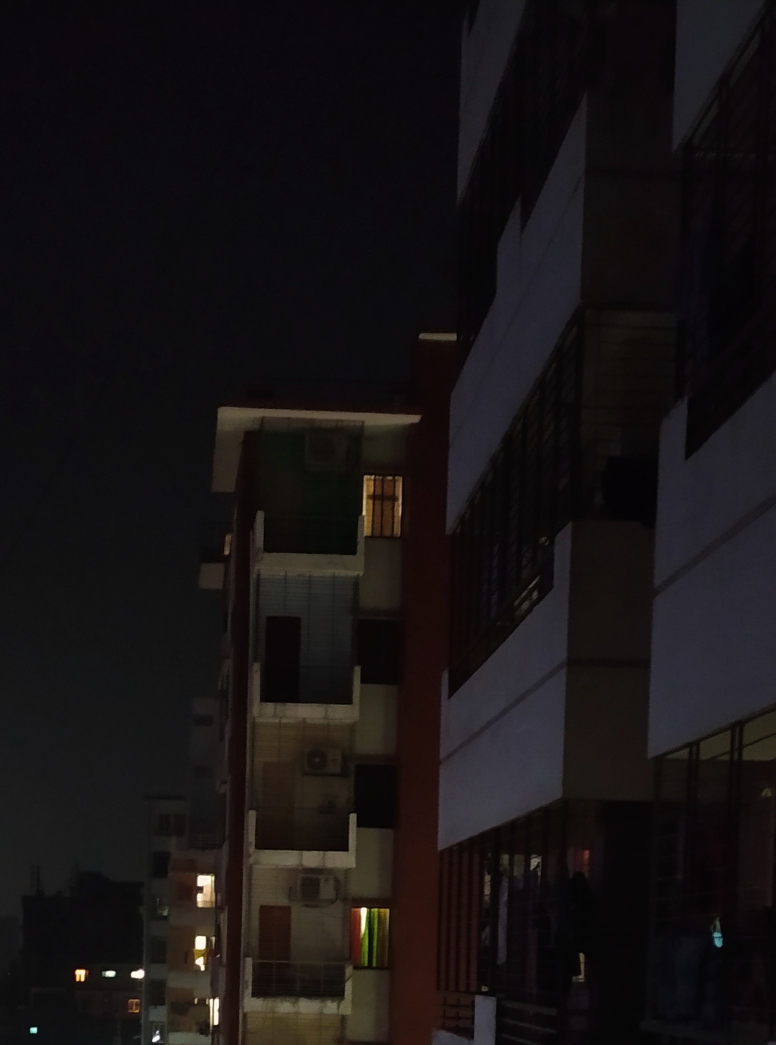
%> input picture MatLab Assignment/Image.jpg, 1551 x 2089 px (shown at 1/2 size)
$ octave Histogram_Code.m   (GNU Octave 9; MATLAB toolbox functions it lacks are replaced by stand-ins)
%> lines starting %> are read from the running program, lines starting %| are printed output that depends on the picture
clear all;
clear all;
clc;

I = imread("Image.jpg");
%> I is the input picture: size 2089x1551x3 uint8; mean R, G, B 23.1, 19.5, 20.3
img = rgb2gray(I);

eq_img = histeq(img);
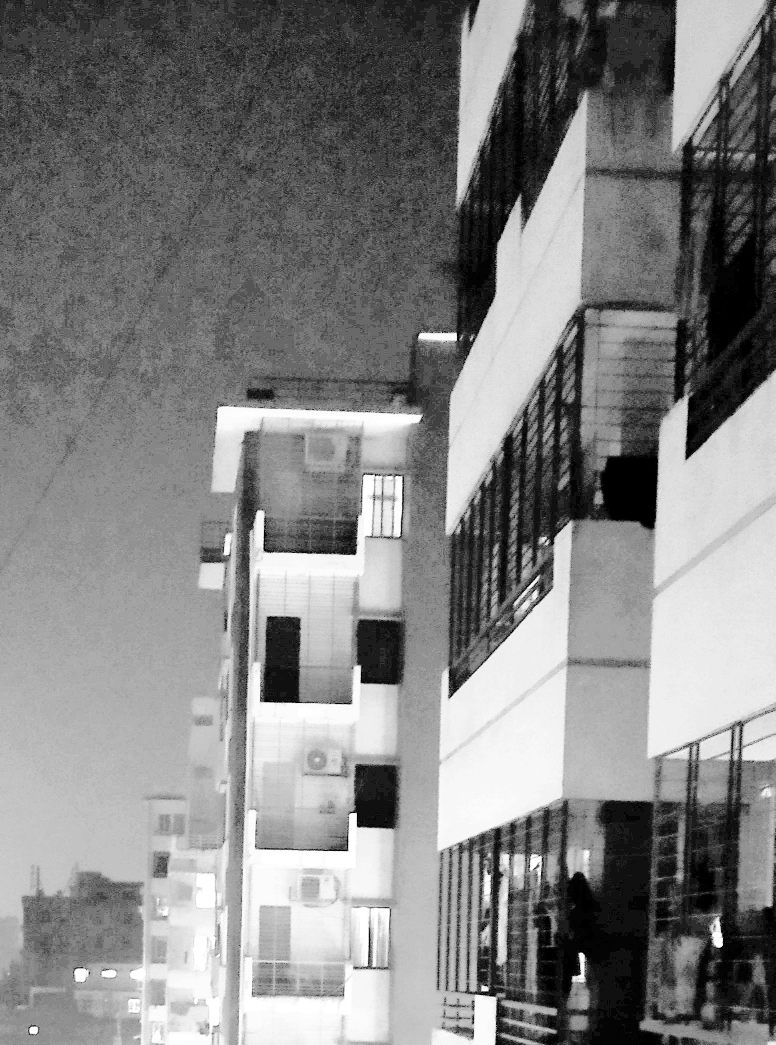
%> eq_img: size 2089x1551 uint8 (shown at 1/2 size); min 0, max 255, mean 130.7

% Display Output Images of Histogram Equalization
figure(1);
subplot(221),imshow(img), title("Digital  Image");
subplot(222), imshow(eq_img), title("Equalized Image");
subplot(223),imhist(img), title("Image Histogram");
subplot(224),imhist(eq_img), title("Equalized Histogram");
%> after `title("Equalized Histogram")`:
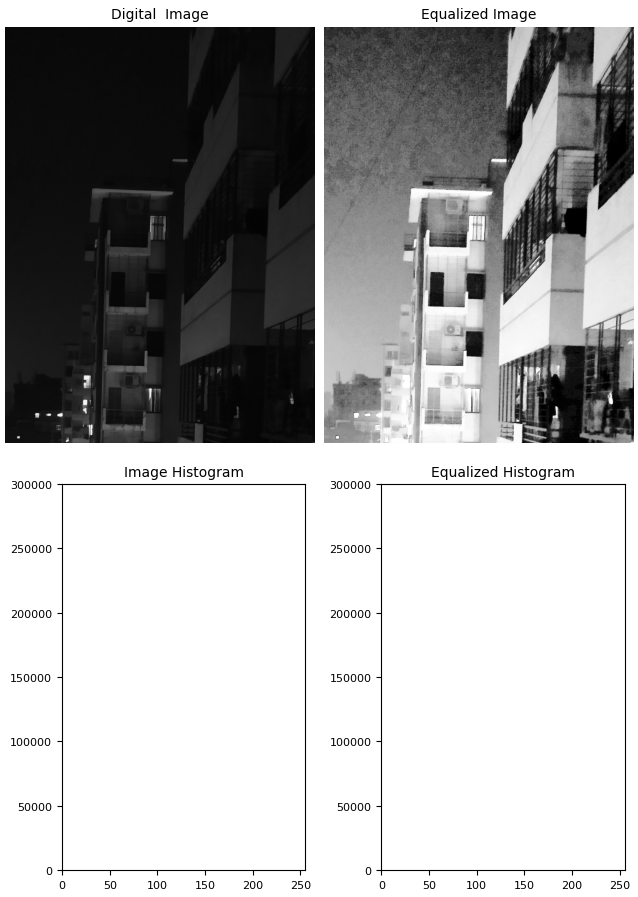
%> figure redrawn from the program's plot data, 4 panels


%%%%  Histogram Modeling

resize_Img = imresize(img, 0.20);
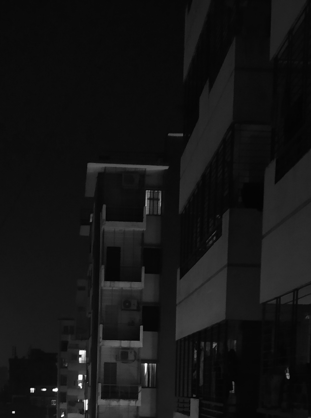
%> resize_Img: size 418x311 uint8; min 2, max 255, mean 20.7
K = resize_Img;

[M N]=size(K);
%> M = 418; N = 311
K = double(K);

Z = sqrt(K);
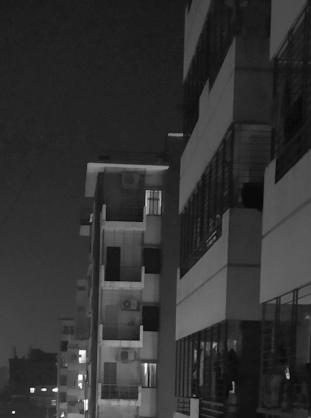
%> Z: size 418x311 double; min 1.41, max 15.97, mean 4.28; drawn with min black and max white
Zmax = max(Z(:));
%> Zmax = 15.97
Zmin = min(Z(:));
%> Zmin = 1.41

for i= 1:M
    for j = 1:N
        Y(i,j)= 255*(Z(i,j)-Zmin/(Zmax-Zmin));
    end
end


% Display Output Images of Histogram Modeling
figure(2);
subplot(121), imshow(resize_Img), title("Resized Image");
subplot(122), imshow(Y, []), title("Modeling Image");


%%%%% Histogram Specification/Mapping

Img = img; %Original image

r = imread('Ref_Image.jpeg');
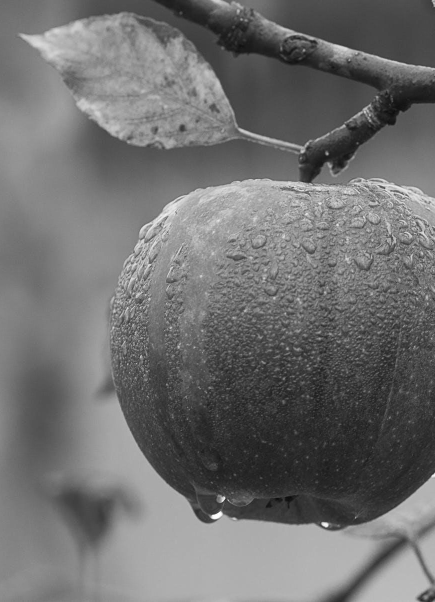
%> input picture MatLab Assignment/Ref_Image.jpeg, 870 x 1204 px (shown at 1/2 size)
%> r is the input picture: size 1204x870x3 uint8; min 7, max 255, mean 111.9
Ref = rgb2gray(r);

M = zeros(256,1,'uint8');
cdf1 = cumsum(imhist(Img))/numel(Img);  % cdf of original image
%> cdf1 = 256 values from 5.86e-06 to 1
cdf2 = cumsum(imhist(Ref))/numel(Ref);  % cdf of reference image
%> cdf2 = 256 values from 0 to 1

for r=1:256
    [~,s] = min(abs(cdf1(r)-cdf2));
    M(r) = s-1;
end
%> this loop made 256 passes
%> s on passes 1 to 3: 11, 16, 18
%> after the loop, M = 256 values from 10 to 255

out = M(double(Img)+1);
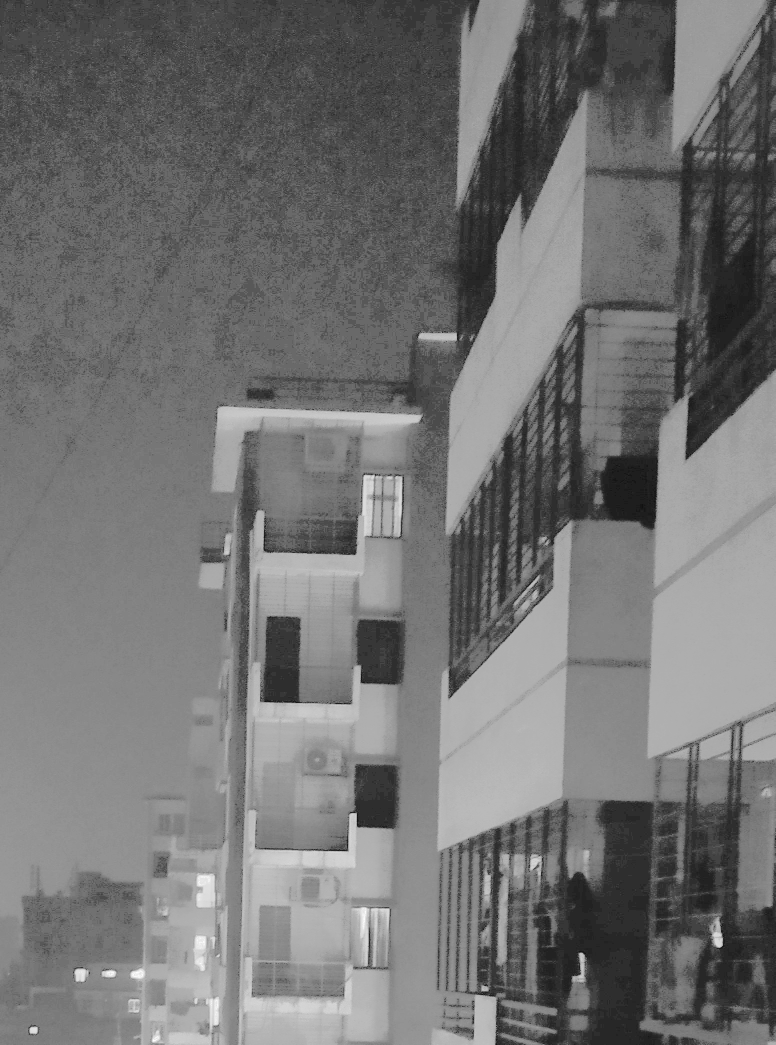
%> out: size 2089x1551 uint8 (shown at 1/2 size); min 10, max 255, mean 114.5

% Display Output Images of Histogram Specification/Mapping
figure(3);
subplot(231),imshow(Img),title('Original Image');
subplot(232),imshow(Ref),title('Reference Image');
subplot(233),imshow(out),title('Final Image');

subplot(234),imhist(Img),title('Histogram :Original Image');
subplot(235),imhist(Ref),title('Histogram :Reference Image');
subplot(236),imhist(out),title('Histogram :Final Image');
%> after `title('Histogram :Final Image')`:
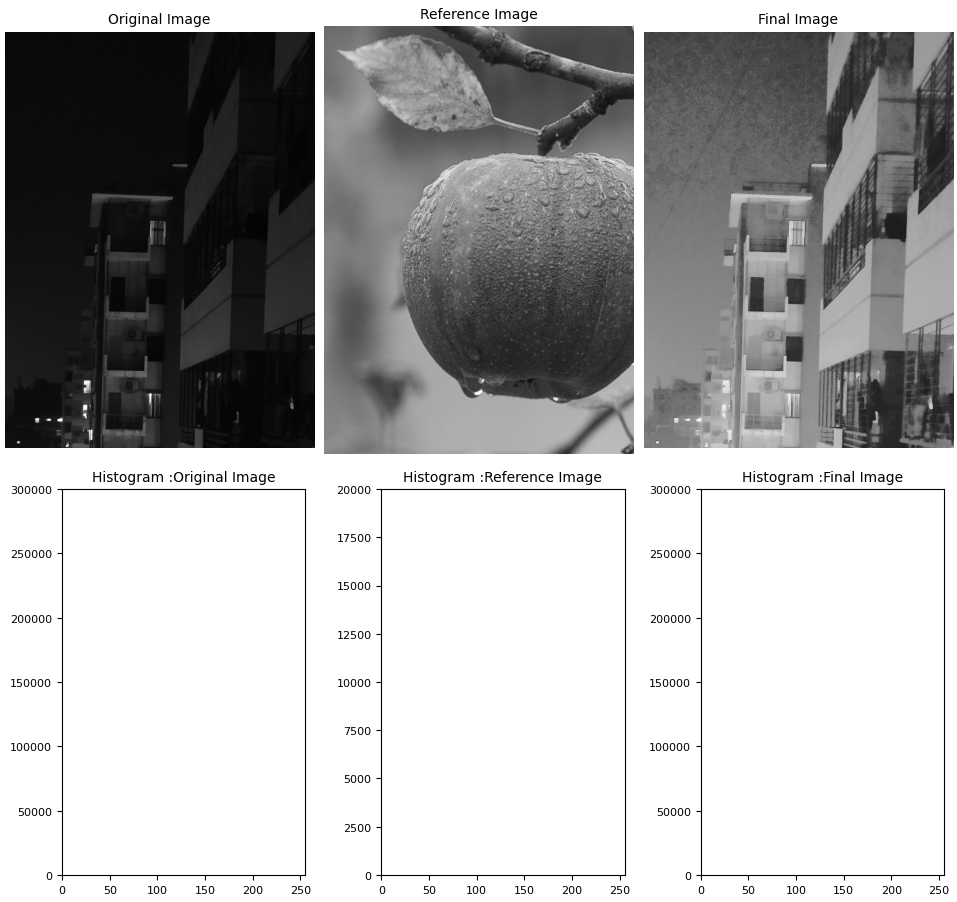
%> figure redrawn from the program's plot data, 6 panels
